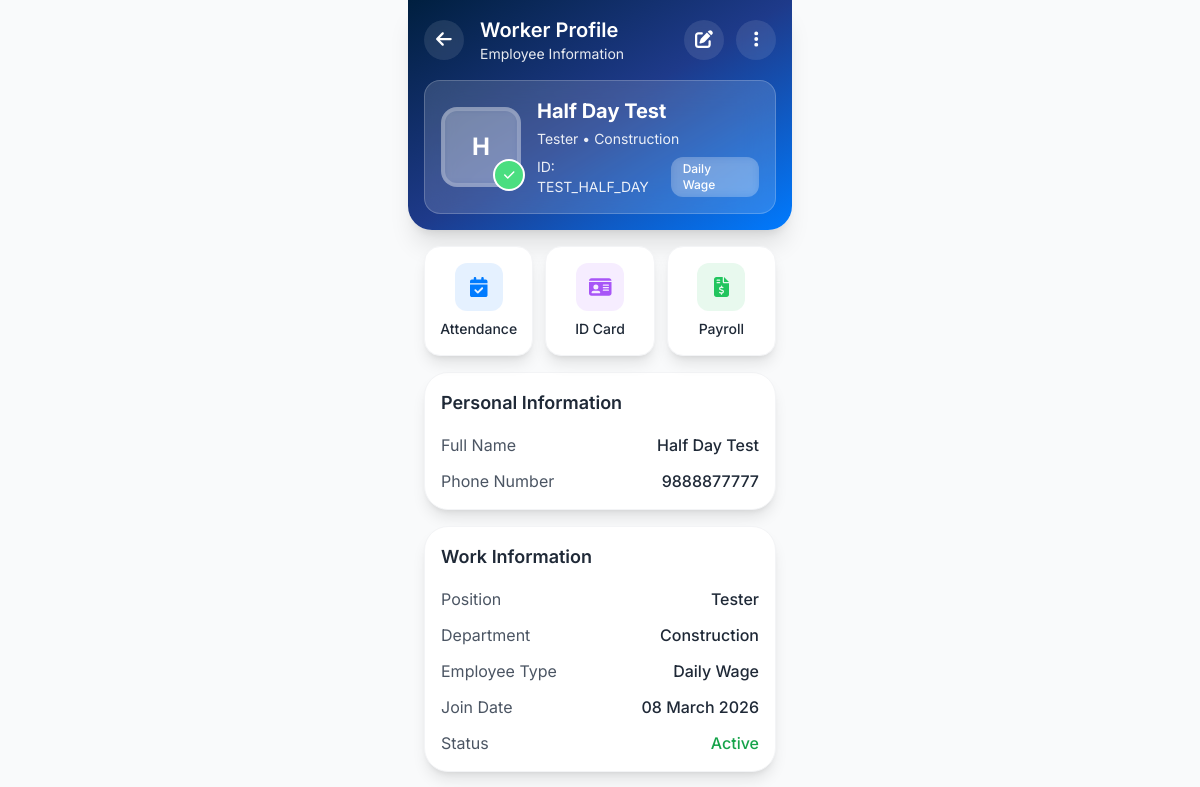
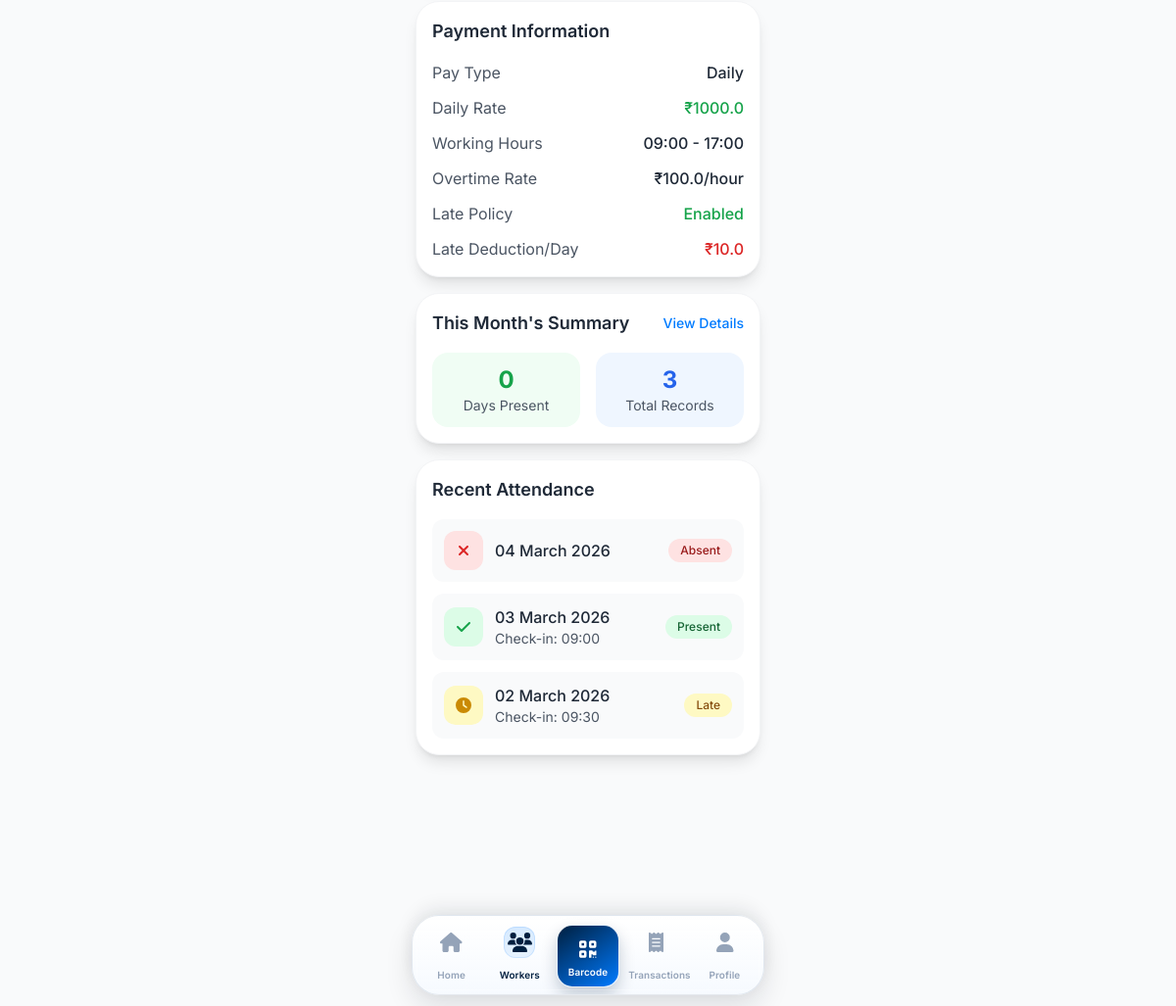
Page /worker/5 (signed in) on the committed database (2 pictures, top to bottom).
### models.py (models this page shows)
class Worker(db.Model):
    __tablename__ = 'workers'
    id = db.Column(db.Integer, primary_key=True)
    worker_id = db.Column(db.String(20), unique=True, nullable=False)
    full_name = db.Column(db.String(100), nullable=False)
    phone = db.Column(db.String(20), nullable=False)
    email = db.Column(db.String(120), nullable=True)
    address = db.Column(db.Text, nullable=True)
    position = db.Column(db.String(100), nullable=False)
    department = db.Column(db.String(50), nullable=False)
    employee_type = db.Column(db.String(30), nullable=False)  # Daily Wage, Full Time, etc.
    join_date = db.Column(db.Date, nullable=False)
    pay_type = db.Column(db.String(20), nullable=False)  # daily, monthly, hourly, project
    daily_rate = db.Column(db.Float, nullable=True)
    monthly_salary = db.Column(db.Float, nullable=True)
    hourly_rate = db.Column(db.Float, nullable=True)
    project_rate = db.Column(db.Float, nullable=True)
    start_time = db.Column(db.Time, nullable=True)
    end_time = db.Column(db.Time, nullable=True)
    break_duration = db.Column(db.Integer, default=60)  # minutes
    overtime_enabled = db.Column(db.Boolean, default=True)
    overtime_rate = db.Column(db.Float, nullable=True)
    overtime_type = db.Column(db.String(10), default='hour')  # hour, minute
    late_policy_enabled = db.Column(db.Boolean, default=False)
    late_deduction_per_day = db.Column(db.Float, nullable=True)
    late_deduction_type = db.Column(db.String(10), default='day')  # day, hour, minute
    no_work_no_pay = db.Column(db.Boolean, default=True)
    half_day_rate = db.Column(db.Float, nullable=True)
    half_day_grace_minutes = db.Column(db.Integer, default=20)
    allowed_leaves_per_month = db.Column(db.Integer, default=2)
    leave_deduction_per_day = db.Column(db.Float, nullable=True)
    leave_policy_enabled = db.Column(db.Boolean, default=True)
    status = db.Column(db.String(20), default='active')  # active, inactive
    profile_image = db.Column(db.String(200), nullable=True)
    qr_code = db.Column(db.String(100), nullable=True)
    created_at = db.Column(db.DateTime, default=datetime.utcnow)
    updated_at = db.Column(db.DateTime, default=datetime.utcnow, onupdate=datetime.utcnow)
    attendance_records = db.relationship('AttendanceRecord', backref='worker', lazy=True)

class AttendanceRecord(db.Model):
    __tablename__ = 'attendance_records'
    id = db.Column(db.Integer, primary_key=True)
    worker_id = db.Column(db.Integer, db.ForeignKey('workers.id'), nullable=False)
    date = db.Column(db.Date, nullable=False)
    check_in_time = db.Column(db.DateTime, nullable=True)
    check_out_time = db.Column(db.DateTime, nullable=True)
    status = db.Column(db.String(20), nullable=False)  # present, absent, late, leave
    overtime_minutes = db.Column(db.Integer, default=0)
    notes = db.Column(db.Text, nullable=True)
    created_at = db.Column(db.DateTime, default=datetime.utcnow)

### routes.py (the view)
@app.route('/worker/<int:worker_id>')
@login_required
def worker_profile(worker_id):
    worker = Worker.query.get_or_404(worker_id)
    recent_attendance = AttendanceRecord.query.filter_by(
        worker_id=worker_id
    ).order_by(AttendanceRecord.date.desc()).limit(30).all()
    this_month = date.today().replace(day=1)
    month_attendance = AttendanceRecord.query.filter(
        AttendanceRecord.worker_id == worker_id,
        AttendanceRecord.date >= this_month,
        AttendanceRecord.status == 'present'
    ).count()
    return render_template('worker_profile.html',
                         worker=worker,
                         recent_attendance=recent_attendance,
                         month_attendance=month_attendance)

### templates/worker_profile.html (shortened to what this page needs)
{% extends "base.html" %}
{% block content %}
<header class="bg-gradient-to-br from-primary via-blue-900 to-accent text-white p-4 rounded-b-3xl shadow-xl">
    <div class="flex items-center justify-between mb-4">
        <div class="flex items-center space-x-4">
            <a href="{{ url_for('workers') }}" class="w-10 h-10 bg-white/10 backdrop-blur-sm rounded-full flex items-center justify-center">
                <i class="fa-solid fa-arrow-left text-lg"></i>
            </a>
            <div>
                <div class="text-xl font-semibold">Worker Profile</div>
                <div class="text-sm opacity-90">Employee Information</div>
            </div>
        </div>
        <div class="flex items-center space-x-3">
            <a href="{{ url_for('edit_worker', worker_id=worker.id) }}" class="w-10 h-10 bg-white/10 backdrop-blur-sm rounded-full flex items-center justify-center">
                <i class="fa-solid fa-edit text-lg"></i>
            </a>
            <button class="w-10 h-10 bg-white/10 backdrop-blur-sm rounded-full flex items-center justify-center">
                <i class="fa-solid fa-ellipsis-v text-lg"></i>
            </button>
        </div>
    </div>
    <div class="bg-white/15 backdrop-blur-lg rounded-2xl p-4 border border-white/20">
        <div class="flex items-center space-x-4">
            <div class="relative shrink-0">
                {% if worker.profile_image %}
                    <img src="{{ worker.profile_image }}" alt="{{ worker.full_name }}" class="w-20 h-20 shrink-0 rounded-2xl object-cover object-center border-4 border-white/20">
                {% else %}
                    <div class="w-20 h-20 shrink-0 bg-white/20 backdrop-blur-sm rounded-2xl flex items-center justify-center text-white font-bold text-2xl border-4 border-white/20">
                        {{ worker.full_name[0] }}
                    </div>
                {% endif %}
                <div class="absolute -bottom-1 -right-1 w-8 h-8 bg-green-400 rounded-full border-2 border-white flex items-center justify-center">
                    <i class="fa-solid fa-check text-xs text-white"></i>
                </div>
            </div>
            <div class="flex-1">
                <div class="text-xl font-bold mb-1">{{ worker.full_name }}</div>
                <div class="text-sm opacity-90 mb-2">{{ worker.position }} • {{ worker.department }}</div>
                <div class="flex items-center justify-between">
                    <div class="text-sm opacity-90">ID: {{ worker.worker_id }}</div>
                    <div class="bg-white/20 backdrop-blur-sm px-3 py-1 rounded-xl text-xs font-medium">{{ worker.employee_type }}</div>
                </div>
            </div>
        </div>
    </div>
</header>
<main class="p-4 pb-32 space-y-4">
    <section class="grid grid-cols-3 gap-3">
        <a href="{{ url_for('worker_attendance', worker_id=worker.id) }}"
           class="flex flex-col items-center p-4 bg-white rounded-2xl shadow-lg border border-gray-100 hover:shadow-xl transition-all">
            <div class="w-12 h-12 bg-accent/10 rounded-xl flex items-center justify-center mb-2">
                <i class="fa-solid fa-calendar-check text-accent text-xl"></i>
            </div>
            <span class="text-sm font-medium text-gray-800">Attendance</span>
        </a>
        <a href="{{ url_for('id_card', worker_id=worker.id) }}"
           class="flex flex-col items-center p-4 bg-white rounded-2xl shadow-lg border border-gray-100 hover:shadow-xl transition-all">
            <div class="w-12 h-12 bg-purple-500/10 rounded-xl flex items-center justify-center mb-2">
                <i class="fa-solid fa-id-card text-purple-500 text-xl"></i>
            </div>
            <span class="text-sm font-medium text-gray-800">ID Card</span>
        </a>
        <button class="flex flex-col items-center p-4 bg-white rounded-2xl shadow-lg border border-gray-100 hover:shadow-xl transition-all">
            <div class="w-12 h-12 bg-green-500/10 rounded-xl flex items-center justify-center mb-2">
                <i class="fa-solid fa-file-invoice-dollar text-green-500 text-xl"></i>
            </div>
            <span class="text-sm font-medium text-gray-800">Payroll</span>
        </button>
    </section>
    <section class="bg-white rounded-3xl shadow-lg border border-gray-100 p-4">
        <h3 class="text-lg font-semibold text-gray-800 mb-4">Personal Information</h3>
        <div class="space-y-3">
            <div class="flex justify-between items-center">
                <span class="text-gray-600">Full Name</span>
                <span class="font-medium text-gray-800">{{ worker.full_name }}</span>
            </div>
            <div class="flex justify-between items-center">
                <span class="text-gray-600">Phone Number</span>
                <span class="font-medium text-gray-800">{{ worker.phone }}</span>
            </div>
        </div>
    </section>
    <section class="bg-white rounded-3xl shadow-lg border border-gray-100 p-4">
        <h3 class="text-lg font-semibold text-gray-800 mb-4">Work Information</h3>
        <div class="space-y-3">
            <div class="flex justify-between items-center">
                <span class="text-gray-600">Position</span>
                <span class="font-medium text-gray-800">{{ worker.position }}</span>
            </div>
            <div class="flex justify-between items-center">
                <span class="text-gray-600">Department</span>
                <span class="font-medium text-gray-800">{{ worker.department }}</span>
            </div>
            <div class="flex justify-between items-center">
                <span class="text-gray-600">Employee Type</span>
                <span class="font-medium text-gray-800">{{ worker.employee_type }}</span>
            </div>
            <div class="flex justify-between items-center">
                <span class="text-gray-600">Join Date</span>
                <span class="font-medium text-gray-800">{{ worker.join_date.strftime('%d %B %Y') }}</span>
            </div>
            <div class="flex justify-between items-center">
                <span class="text-gray-600">Status</span>
                <span class="font-medium text-green-600 capitalize">{{ worker.status }}</span>
            </div>
        </div>
    </section>
    <section class="bg-white rounded-3xl shadow-lg border border-gray-100 p-4">
        <h3 class="text-lg font-semibold text-gray-800 mb-4">Payment Information</h3>
        <div class="space-y-3">
            <div class="flex justify-between items-center">
                <span class="text-gray-600">Pay Type</span>
                <span class="font-medium text-gray-800 capitalize">{{ worker.pay_type }}</span>
            </div>
            {% if worker.pay_type == 'daily' and worker.daily_rate %}
            <div class="flex justify-between items-center">
                <span class="text-gray-600">Daily Rate</span>
                <span class="font-medium text-green-600">₹{{ worker.daily_rate }}</span>
            </div>
            {% if worker.start_time and worker.end_time %}
            <div class="flex justify-between items-center">
                <span class="text-gray-600">Working Hours</span>
                <span class="font-medium text-gray-800">{{ worker.start_time.strftime('%H:%M') }} - {{ worker.end_time.strftime('%H:%M') }}</span>
            </div>
            {% endif %}
            {% elif worker.pay_type == 'monthly' and worker.monthly_salary %}
            <div class="flex justify-between items-center">
                <span class="text-gray-600">Monthly Salary</span>
                <span class="font-medium text-green-600">₹{{ worker.monthly_salary }}</span>
            </div>
            {% elif worker.pay_type == 'hourly' and worker.hourly_rate %}
            <div class="flex justify-between items-center">
                <span class="text-gray-600">Hourly Rate</span>
                <span class="font-medium text-green-600">₹{{ worker.hourly_rate }}</span>
            </div>
            {% elif worker.pay_type == 'project' and worker.project_rate %}
            <div class="flex justify-between items-center">
                <span class="text-gray-600">Project Amount</span>
                <span class="font-medium text-green-600">₹{{ worker.project_rate }}</span>
            </div>
            {% endif %}
            {% if worker.overtime_enabled and worker.overtime_rate %}
            <div class="flex justify-between items-center">
                <span class="text-gray-600">Overtime Rate</span>
                <span class="font-medium text-gray-800">₹{{ worker.overtime_rate }}/{{ worker.overtime_type }}</span>
            </div>
            {% endif %}
            <div class="flex justify-between items-center">
                <span class="text-gray-600">Late Policy</span>
                <span class="font-medium {{ 'text-green-600' if worker.late_policy_enabled else 'text-gray-500' }}">
                    {{ 'Enabled' if worker.late_policy_enabled else 'Disabled' }}
                </span>
            </div>
            {% if worker.late_policy_enabled and worker.late_deduction_per_day %}
            <div class="flex justify-between items-center">
                <span class="text-gray-600">Late Deduction/Day</span>
                <span class="font-medium text-red-600">₹{{ worker.late_deduction_per_day }}</span>
            </div>
            {% endif %}
        </div>
    </section>
    <section class="bg-white rounded-3xl shadow-lg border border-gray-100 p-4">
        <div class="flex items-center justify-between mb-4">
            <h3 class="text-lg font-semibold text-gray-800">This Month's Summary</h3>
            <a href="{{ url_for('worker_attendance', worker_id=worker.id) }}" class="text-accent text-sm font-medium">View Details</a>
        </div>
        <div class="grid grid-cols-2 gap-4">
            <div class="text-center p-3 bg-green-50 rounded-2xl">
                <div class="text-2xl font-bold text-green-600">{{ month_attendance }}</div>
                <div class="text-sm text-gray-600">Days Present</div>
            </div>
            <div class="text-center p-3 bg-blue-50 rounded-2xl">
                <div class="text-2xl font-bold text-blue-600">{{ recent_attendance|length }}</div>
                <div class="text-sm text-gray-600">Total Records</div>
            </div>
        </div>
    </section>
    {% if recent_attendance %}
    <section class="bg-white rounded-3xl shadow-lg border border-gray-100 p-4">
        <h3 class="text-lg font-semibold text-gray-800 mb-4">Recent Attendance</h3>
        <div class="space-y-3">
            {% for record in recent_attendance[:5] %}
            <div class="flex items-center justify-between p-3 bg-gray-50 rounded-xl">
                <div class="flex items-center space-x-3">
                    <div class="w-10 h-10 {% if record.status == 'present' %}bg-green-100{% elif record.status == 'absent' %}bg-red-100{% else %}bg-yellow-100{% endif %} rounded-xl flex items-center justify-center">
                        {% if record.status == 'present' %}
                            <i class="fa-solid fa-check text-green-600"></i>
                        {% elif record.status == 'absent' %}
                            <i class="fa-solid fa-times text-red-600"></i>
                        {% else %}
                            <i class="fa-solid fa-clock text-yellow-600"></i>
                        {% endif %}
                    </div>
                    <div>
                        <div class="font-medium text-gray-800">{{ record.date.strftime('%d %B %Y') }}</div>
                        {% if record.check_in_time %}
                            <div class="text-sm text-gray-600">Check-in: {{ record.check_in_time.strftime('%H:%M') }}</div>
                        {% endif %}
                    </div>
                </div>
                <div class="{% if record.status == 'present' %}bg-green-100 text-green-800{% elif record.status == 'absent' %}bg-red-100 text-red-800{% else %}bg-yellow-100 text-yellow-800{% endif %} px-3 py-1 rounded-full text-xs font-medium">
                    {{ record.status.title() }}
                </div>
            </div>
            {% endfor %}
        </div>
    </section>
    {% endif %}
</main>
{% endblock %}

### rows in the picture
Worker: full_name "H", full_name "Half Day Test", position "Tester", department "Construction", worker_id "TEST_HALF_DAY", employee_type "Daily Wage", phone "9888877777", join_date "08 March 2026", status "Active", pay_type "Daily", daily_rate "1000.0", start_time "09:00", end_time "17:00", overtime_rate "100.0", overtime_type "hour", late_policy_enabled "Enabled", late_deduction_per_day "10.0"
AttendanceRecord: date "04 March 2026", status "Absent"
AttendanceRecord: date "03 March 2026", check_in_time "09:00", status "Present"
AttendanceRecord: date "02 March 2026", check_in_time "09:30", status "Late"

### other values in the picture
{{ month_attendance }} "0"
{{ recent_attendance|length }} "3"
